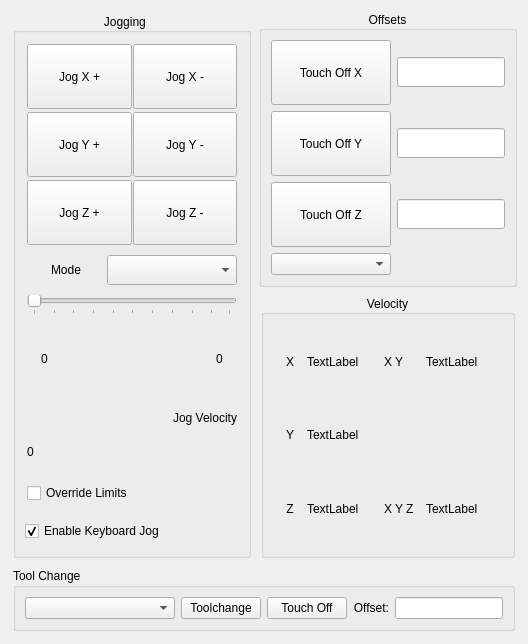
        <widget class="QWidget" name="tab_2">
         <attribute name="title">
          <string>Jog/Offsets</string>
         </attribute>
         <layout class="QGridLayout" name="gridLayout_25">
          <item row="0" column="0" rowspan="2">
           <layout class="QHBoxLayout" name="horizontalLayout_38">
            <property name="spacing">
             <number>2</number>
            </property>
            <property name="leftMargin">
             <number>2</number>
            </property>
            <property name="topMargin">
             <number>2</number>
            </property>
            <property name="rightMargin">
             <number>2</number>
            </property>
            <property name="bottomMargin">
             <number>2</number>
            </property>
            <item>
             <widget class="QGroupBox" name="groupBox_7">
              <property name="minimumSize">
               <size>
                <width>220</width>
                <height>545</height>
               </size>
              </property>
              <property name="title">
               <string>Jogging    </string>
              </property>
              <property name="alignment">
               <set>Qt::AlignCenter</set>
              </property>
              <layout class="QVBoxLayout" name="verticalLayout_28">
               <item>
                <layout class="QGridLayout" name="gridLayout_22">
                 <property name="leftMargin">
                  <number>2</number>
                 </property>
                 <property name="topMargin">
                  <number>2</number>
                 </property>
                 <property name="rightMargin">
                  <number>2</number>
                 </property>
                 <property name="bottomMargin">
                  <number>2</number>
                 </property>
                 <property name="horizontalSpacing">
                  <number>1</number>
                 </property>
                 <property name="verticalSpacing">
                  <number>3</number>
                 </property>
                 <item row="0" column="1">
                  <widget class="QPushButton" name="jog_minus_pb_0">
                   <property name="minimumSize">
                    <size>
                     <width>80</width>
                     <height>65</height>
                    </size>
                   </property>
                   <property name="toolTip">
                    <string>Set fixture offset in Probe tab 'Set X'</string>
                   </property>
                   <property name="text">
                    <string>Jog X -</string>
                   </property>
                  </widget>
                 </item>
                 <item row="0" column="0">
                  <widget class="QPushButton" name="jog_plus_pb_0">
                   <property name="minimumSize">
                    <size>
                     <width>80</width>
                     <height>65</height>
                    </size>
                   </property>
                   <property name="toolTip">
                    <string>Set fixture offset in Probe tab 'Set X'</string>
                   </property>
                   <property name="text">
                    <string>Jog X +</string>
                   </property>
                  </widget>
                 </item>
                 <item row="1" column="0">
                  <widget class="QPushButton" name="jog_plus_pb_1">
                   <property name="minimumSize">
                    <size>
                     <width>80</width>
                     <height>65</height>
                    </size>
                   </property>
                   <property name="toolTip">
                    <string>Set fixture offset in Probe tab 'Set Y'</string>
                   </property>
                   <property name="text">
                    <string>Jog Y +</string>
                   </property>
                  </widget>
                 </item>
                 <item row="2" column="0">
                  <widget class="QPushButton" name="jog_plus_pb_2">
                   <property name="minimumSize">
                    <size>
                     <width>80</width>
                     <height>65</height>
                    </size>
                   </property>
                   <property name="toolTip">
                    <string>Set fixture offset in Probe tab 'Set Z'</string>
                   </property>
                   <property name="text">
                    <string>Jog Z +</string>
                   </property>
                  </widget>
                 </item>
                 <item row="1" column="1">
                  <widget class="QPushButton" name="jog_minus_pb_1">
                   <property name="minimumSize">
                    <size>
                     <width>80</width>
                     <height>65</height>
                    </size>
                   </property>
                   <property name="toolTip">
                    <string>Set fixture offset in Probe tab 'Set Y'</string>
                   </property>
                   <property name="text">
                    <string>Jog Y -</string>
                   </property>
                  </widget>
                 </item>
                 <item row="2" column="1">
                  <widget class="QPushButton" name="jog_minus_pb_2">
                   <property name="minimumSize">
                    <size>
                     <width>80</width>
                     <height>65</height>
                    </size>
                   </property>
                   <property name="toolTip">
                    <string>Set fixture offset in Probe tab 'Set Z'</string>
                   </property>
                   <property name="text">
                    <string>Jog Z -</string>
                   </property>
                  </widget>
                 </item>
                </layout>
               </item>
               <item>
                <layout class="QHBoxLayout" name="horizontalLayout_34">
                 <property name="spacing">
                  <number>2</number>
                 </property>
                 <property name="leftMargin">
                  <number>2</number>
                 </property>
                 <property name="topMargin">
                  <number>2</number>
                 </property>
                 <property name="rightMargin">
                  <number>2</number>
                 </property>
                 <property name="bottomMargin">
                  <number>2</number>
                 </property>
                 <item>
                  <widget class="QLabel" name="label_7">
                   <property name="minimumSize">
                    <size>
                     <width>50</width>
                     <height>30</height>
                    </size>
                   </property>
                   <property name="text">
                    <string>Mode</string>
                   </property>
                   <property name="alignment">
                    <set>Qt::AlignCenter</set>
                   </property>
                  </widget>
                 </item>
                 <item>
                  <widget class="QComboBox" name="jog_modes_cb">
                   <property name="minimumSize">
                    <size>
                     <width>130</width>
                     <height>30</height>
                    </size>
                   </property>
                  </widget>
                 </item>
                </layout>
               </item>
               <item>
                <layout class="QHBoxLayout" name="horizontalLayout_35">
                 <property name="spacing">
                  <number>2</number>
                 </property>
                 <property name="leftMargin">
                  <number>2</number>
                 </property>
                 <property name="topMargin">
                  <number>2</number>
                 </property>
                 <property name="rightMargin">
                  <number>2</number>
                 </property>
                 <property name="bottomMargin">
                  <number>2</number>
                 </property>
                 <item>
                  <widget class="QSlider" name="jog_vel_sl">
                   <property name="orientation">
                    <enum>Qt::Horizontal</enum>
                   </property>
                   <property name="tickPosition">
                    <enum>QSlider::TicksBelow</enum>
                   </property>
                  </widget>
                 </item>
                </layout>
               </item>
               <item>
                <layout class="QHBoxLayout" name="horizontalLayout_36">
                 <property name="spacing">
                  <number>2</number>
                 </property>
                 <property name="leftMargin">
                  <number>2</number>
                 </property>
                 <property name="topMargin">
                  <number>2</number>
                 </property>
                 <property name="rightMargin">
                  <number>2</number>
                 </property>
                 <property name="bottomMargin">
                  <number>2</number>
                 </property>
                 <item>
                  <widget class="QLabel" name="min_jog_vel_lb">
                   <property name="minimumSize">
                    <size>
                     <width>35</width>
                     <height>30</height>
                    </size>
                   </property>
                   <property name="text">
                    <string>0</string>
                   </property>
                   <property name="alignment">
                    <set>Qt::AlignCenter</set>
                   </property>
                  </widget>
                 </item>
                 <item>
                  <spacer name="horizontalSpacer_2">
                   <property name="orientation">
                    <enum>Qt::Horizontal</enum>
                   </property>
                   <property name="sizeHint" stdset="0">
                    <size>
                     <width>40</width>
                     <height>20</height>
                    </size>
                   </property>
                  </spacer>
                 </item>
                 <item>
                  <widget class="QLabel" name="max_jog_vel_lb">
                   <property name="minimumSize">
                    <size>
                     <width>35</width>
                     <height>30</height>
                    </size>
                   </property>
                   <property name="text">
                    <string>0</string>
                   </property>
                   <property name="alignment">
                    <set>Qt::AlignCenter</set>
                   </property>
                  </widget>
                 </item>
                </layout>
               </item>
               <item>
                <layout class="QVBoxLayout" name="verticalLayout_27">
                 <property name="spacing">
                  <number>2</number>
                 </property>
                 <property name="leftMargin">
                  <number>2</number>
                 </property>
                 <property name="topMargin">
                  <number>2</number>
                 </property>
                 <property name="rightMargin">
                  <number>2</number>
                 </property>
                 <property name="bottomMargin">
                  <number>2</number>
                 </property>
                 <item>
                  <widget class="QLabel" name="label_14">
                   <property name="minimumSize">
                    <size>
                     <width>120</width>
                     <height>30</height>
                    </size>
                   </property>
                   <property name="text">
                    <string>Jog Velocity</string>
                   </property>
                   <property name="alignment">
                    <set>Qt::AlignRight|Qt::AlignTrailing|Qt::AlignVCenter</set>
                   </property>
                  </widget>
                 </item>
                 <item>
                  <widget class="QLabel" name="jog_vel_lb">
                   <property name="minimumSize">
                    <size>
                     <width>120</width>
                     <height>30</height>
                    </size>
                   </property>
                   <property name="text">
                    <string>0</string>
                   </property>
                  </widget>
                 </item>
                </layout>
               </item>
               <item>
                <layout class="QHBoxLayout" name="horizontalLayout_37">
                 <property name="spacing">
                  <number>2</number>
                 </property>
                 <property name="leftMargin">
                  <number>2</number>
                 </property>
                 <property name="topMargin">
                  <number>2</number>
                 </property>
                 <property name="rightMargin">
                  <number>2</number>
                 </property>
                 <property name="bottomMargin">
                  <number>2</number>
                 </property>
                 <item>
                  <widget class="QCheckBox" name="override_limits_cb">
                   <property name="minimumSize">
                    <size>
                     <width>170</width>
                     <height>30</height>
                    </size>
                   </property>
                   <property name="text">
                    <string>Override Limits</string>
                   </property>
                  </widget>
                 </item>
                </layout>
               </item>
               <item>
                <widget class="QCheckBox" name="keyboard_jog_cb">
                 <property name="minimumSize">
                  <size>
                   <width>175</width>
                   <height>30</height>
                  </size>
                 </property>
                 <property name="text">
                  <string>Enable Keyboard Jog</string>
                 </property>
                 <property name="checked">
                  <bool>true</bool>
                 </property>
                </widget>
               </item>
              </layout>
             </widget>
            </item>
           </layout>
          </item>
          <item row="1" column="1">
           <layout class="QHBoxLayout" name="horizontalLayout_46">
            <property name="spacing">
             <number>2</number>
            </property>
            <property name="leftMargin">
             <number>2</number>
            </property>
            <property name="topMargin">
             <number>2</number>
            </property>
            <property name="rightMargin">
             <number>2</number>
            </property>
            <property name="bottomMargin">
             <number>2</number>
            </property>
            <item>
             <widget class="QGroupBox" name="groupBox">
              <property name="title">
               <string>Velocity</string>
              </property>
              <property name="alignment">
               <set>Qt::AlignCenter</set>
              </property>
              <layout class="QVBoxLayout" name="verticalLayout_30">
               <item>
                <layout class="QGridLayout" name="gridLayout_24">
                 <property name="leftMargin">
                  <number>2</number>
                 </property>
                 <property name="topMargin">
                  <number>2</number>
                 </property>
                 <property name="rightMargin">
                  <number>2</number>
                 </property>
                 <property name="bottomMargin">
                  <number>2</number>
                 </property>
                 <property name="spacing">
                  <number>2</number>
                 </property>
                 <item row="1" column="1">
                  <widget class="QLabel" name="joint_1_vel_min_lb">
                   <property name="minimumSize">
                    <size>
                     <width>75</width>
                     <height>30</height>
                    </size>
                   </property>
                   <property name="text">
                    <string>TextLabel</string>
                   </property>
                  </widget>
                 </item>
                 <item row="1" column="0">
                  <widget class="QLabel" name="label_116">
                   <property name="minimumSize">
                    <size>
                     <width>20</width>
                     <height>30</height>
                    </size>
                   </property>
                   <property name="text">
                    <string>Y</string>
                   </property>
                   <property name="alignment">
                    <set>Qt::AlignCenter</set>
                   </property>
                  </widget>
                 </item>
                 <item row="0" column="2">
                  <widget class="QLabel" name="label_117">
                   <property name="minimumSize">
                    <size>
                     <width>25</width>
                     <height>30</height>
                    </size>
                   </property>
                   <property name="text">
                    <string>X Y</string>
                   </property>
                  </widget>
                 </item>
                 <item row="0" column="0">
                  <widget class="QLabel" name="label_114">
                   <property name="minimumSize">
                    <size>
                     <width>20</width>
                     <height>30</height>
                    </size>
                   </property>
                   <property name="text">
                    <string>X</string>
                   </property>
                   <property name="alignment">
                    <set>Qt::AlignCenter</set>
                   </property>
                  </widget>
                 </item>
                 <item row="0" column="1">
                  <widget class="QLabel" name="joint_0_vel_min_lb">
                   <property name="minimumSize">
                    <size>
                     <width>75</width>
                     <height>30</height>
                    </size>
                   </property>
                   <property name="text">
                    <string>TextLabel</string>
                   </property>
                  </widget>
                 </item>
                 <item row="2" column="0">
                  <widget class="QLabel" name="label_115">
                   <property name="minimumSize">
                    <size>
                     <width>20</width>
                     <height>30</height>
                    </size>
                   </property>
                   <property name="text">
                    <string>Z</string>
                   </property>
                   <property name="alignment">
                    <set>Qt::AlignCenter</set>
                   </property>
                  </widget>
                 </item>
                 <item row="2" column="1">
                  <widget class="QLabel" name="joint_2_vel_min_lb">
                   <property name="minimumSize">
                    <size>
                     <width>75</width>
                     <height>30</height>
                    </size>
                   </property>
                   <property name="text">
                    <string>TextLabel</string>
                   </property>
                  </widget>
                 </item>
                 <item row="0" column="3">
                  <widget class="QLabel" name="two_vel_lb1">
                   <property name="minimumSize">
                    <size>
                     <width>75</width>
                     <height>30</height>
                    </size>
                   </property>
                   <property name="text">
                    <string>TextLabel</string>
                   </property>
                   <property name="joint_0" stdset="0">
                    <number>0</number>
                   </property>
                   <property name="joint_1" stdset="0">
                    <number>1</number>
                   </property>
                   <property name="function" stdset="0">
                    <string>two_joint_velocity</string>
                   </property>
                  </widget>
                 </item>
                 <item row="2" column="2">
                  <widget class="QLabel" name="label_118">
                   <property name="minimumSize">
                    <size>
                     <width>40</width>
                     <height>30</height>
                    </size>
                   </property>
                   <property name="text">
                    <string>X Y Z</string>
                   </property>
                  </widget>
                 </item>
                 <item row="2" column="3">
                  <widget class="QLabel" name="three_vel_lb1">
                   <property name="minimumSize">
                    <size>
                     <width>75</width>
                     <height>30</height>
                    </size>
                   </property>
                   <property name="text">
                    <string>TextLabel</string>
                   </property>
                   <property name="joint_0" stdset="0">
                    <number>0</number>
                   </property>
                   <property name="joint_1" stdset="0">
                    <number>1</number>
                   </property>
                   <property name="joint_2" stdset="0">
                    <number>2</number>
                   </property>
                   <property name="function" stdset="0">
                    <string>three_joint_velocity</string>
                   </property>
                  </widget>
                 </item>
                </layout>
               </item>
              </layout>
             </widget>
            </item>
           </layout>
          </item>
          <item row="0" column="1">
           <layout class="QHBoxLayout" name="horizontalLayout_40">
            <item>
             <widget class="QGroupBox" name="groupBox_18">
              <property name="title">
               <string>Offsets</string>
              </property>
              <property name="alignment">
               <set>Qt::AlignCenter</set>
              </property>
              <layout class="QGridLayout" name="gridLayout_30">
               <item row="2" column="0">
                <widget class="QPushButton" name="touchoff_pb_z">
                 <property name="minimumSize">
                  <size>
                   <width>120</width>
                   <height>65</height>
                  </size>
                 </property>
                 <property name="text">
                  <string>Touch Off Z</string>
                 </property>
                 <property name="source" stdset="0">
                  <string>touchoff_z</string>
                 </property>
                </widget>
               </item>
               <item row="0" column="1">
                <widget class="QLineEdit" name="touchoff_x">
                 <property name="minimumSize">
                  <size>
                   <width>80</width>
                   <height>0</height>
                  </size>
                 </property>
                 <property name="maximumSize">
                  <size>
                   <width>16777215</width>
                   <height>30</height>
                  </size>
                 </property>
                 <property name="return_button" stdset="0">
                  <string>touchoff_pb_x</string>
                 </property>
                 <property name="input" stdset="0">
                  <string>number</string>
                 </property>
                </widget>
               </item>
               <item row="1" column="1">
                <widget class="QLineEdit" name="touchoff_y">
                 <property name="minimumSize">
                  <size>
                   <width>80</width>
                   <height>0</height>
                  </size>
                 </property>
                 <property name="maximumSize">
                  <size>
                   <width>16777215</width>
                   <height>30</height>
                  </size>
                 </property>
                 <property name="input" stdset="0">
                  <string>number</string>
                 </property>
                </widget>
               </item>
               <item row="1" column="0">
                <widget class="QPushButton" name="touchoff_pb_y">
                 <property name="minimumSize">
                  <size>
                   <width>120</width>
                   <height>65</height>
                  </size>
                 </property>
                 <property name="text">
                  <string>Touch Off Y</string>
                 </property>
                 <property name="source" stdset="0">
                  <string>touchoff_y</string>
                 </property>
                </widget>
               </item>
               <item row="2" column="1">
                <widget class="QLineEdit" name="touchoff_z">
                 <property name="maximumSize">
                  <size>
                   <width>16777215</width>
                   <height>30</height>
                  </size>
                 </property>
                 <property name="input" stdset="0">
                  <string>number</string>
                 </property>
                </widget>
               </item>
               <item row="0" column="0">
                <widget class="QPushButton" name="touchoff_pb_x">
                 <property name="minimumSize">
                  <size>
                   <width>120</width>
                   <height>65</height>
                  </size>
                 </property>
                 <property name="text">
                  <string>Touch Off X</string>
                 </property>
                 <property name="source" stdset="0">
                  <string>touchoff_x</string>
                 </property>
                </widget>
               </item>
               <item row="3" column="0">
                <widget class="QComboBox" name="touchoff_system_cb"/>
               </item>
               <item row="3" column="1">
                <spacer name="horizontalSpacer">
                 <property name="orientation">
                  <enum>Qt::Horizontal</enum>
                 </property>
                 <property name="sizeHint" stdset="0">
                  <size>
                   <width>40</width>
                   <height>20</height>
                  </size>
                 </property>
                </spacer>
               </item>
              </layout>
             </widget>
            </item>
           </layout>
          </item>
          <item row="2" column="0" colspan="2">
           <layout class="QHBoxLayout" name="horizontalLayout_47">
            <property name="leftMargin">
             <number>2</number>
            </property>
            <property name="topMargin">
             <number>2</number>
            </property>
            <property name="rightMargin">
             <number>2</number>
            </property>
            <property name="bottomMargin">
             <number>2</number>
            </property>
            <item>
             <widget class="QGroupBox" name="groupBox_19">
              <property name="title">
               <string>Tool Change</string>
              </property>
              <layout class="QGridLayout" name="gridLayout_31">
               <item row="0" column="0">
                <widget class="QComboBox" name="tool_change_cb">
                 <property name="minimumSize">
                  <size>
                   <width>150</width>
                   <height>0</height>
                  </size>
                 </property>
                </widget>
               </item>
               <item row="0" column="1">
                <widget class="QPushButton" name="tool_change_pb">
                 <property name="text">
                  <string>Toolchange</string>
                 </property>
                </widget>
               </item>
               <item row="0" column="2">
                <widget class="QPushButton" name="tool_touchoff_z">
                 <property name="text">
                  <string>Touch Off</string>
                 </property>
                </widget>
               </item>
               <item row="0" column="3">
                <widget class="QLabel" name="label">
                 <property name="maximumSize">
                  <size>
                   <width>80</width>
                   <height>16777215</height>
                  </size>
                 </property>
                 <property name="text">
                  <string>Offset:</string>
                 </property>
                 <property name="alignment">
                  <set>Qt::AlignRight|Qt::AlignTrailing|Qt::AlignVCenter</set>
                 </property>
                </widget>
               </item>
               <item row="0" column="4">
                <widget class="QLineEdit" name="tool_touchoff_le">
                 <property name="maximumSize">
                  <size>
                   <width>150</width>
                   <height>16777215</height>
                  </size>
                 </property>
                </widget>
               </item>
              </layout>
             </widget>
            </item>
           </layout>
          </item>
         </layout>
        </widget>
